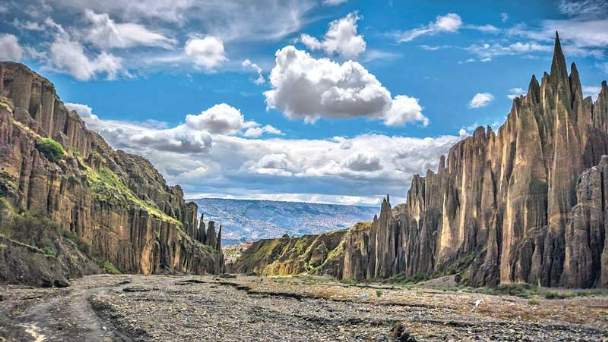
#> input picture images/animas.jpg, 608 x 342 px
$ python main.py   (older library calls are emulated)
#> lines starting #> are read from the running program, lines starting #| are printed output that depends on the picture
### ImageStorage.py
import cv2


class ImageStorage:

    @staticmethod
    def read_image(path_img):
        """Leer una imagen desde el disco y devolver in objeto imagen"""
#> called with path_img = 'images/animas.jpg'
        if isinstance(path_img, str):
            try:
                img = cv2.imread(path_img)
#> img is the input picture: shape (342, 608, 3); mean B, G, R 147.3, 137.6, 123.2
            except:
                print("<<<<< Error de Path >>>>>")
            return img
        else:
            print("formato no valido")
            return None

    @staticmethod
    def save_img(img, name_img):
        # write image on disk
        # escribir validador de string, regex, validar que un string termine en jpg
        name_img = name_img + ".jpg"
        cv2.imwrite(name_img, img)

### ImageGray.py
import cv2


class ImageGray:

    @classmethod
    def img_to_gray_scale(self,img):
        """Recibe un objeto imagen y devuleve la imagen en blanco y negro"""
        gray_img = cv2.cvtColor(img, cv2.COLOR_BGR2GRAY)
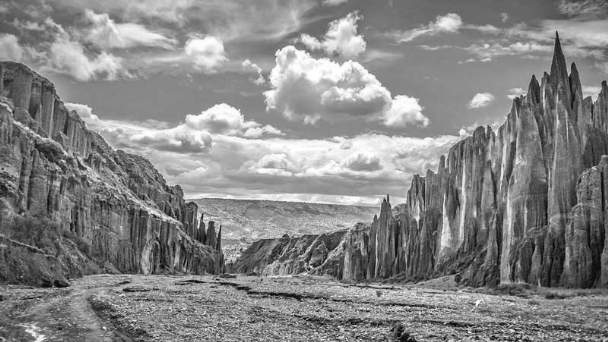
#> gray_img: shape (342, 608); min 0, max 255, mean 134.4
        return gray_img

### ImageSize.py

import cv2


class ImageSize:


    @classmethod
    def img_change_size(self,img):

        size_img = cv2.resize(img,(int(220),int(100)))
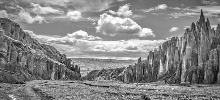
#> size_img: shape (100, 220); min 7, max 255, mean 134.4
        return size_img

### ImageDetection.py
import numpy as np
import argparse
import glob
import cv2


class ImageDetection:
	@classmethod
	def valor_Inf(self):
		sigma = 0.30
		infe = int(max(0, (1.0 - sigma)))
		return infe

	@classmethod
	def valor_Sup(self):
		sigma = 0.30
		sup = int(min(255, (1.0 + sigma)))
		return sup

	@classmethod
	def detection(self,imag):
		sigma = 0.30
		mediana_intensidades_pixls = np.median(imag)
#> mediana_intensidades_pixls = 134
		inferior = self.valor_Inf() * (mediana_intensidades_pixls)
#> inferior = 0
		superior = self.valor_Sup() * (mediana_intensidades_pixls)
#> superior = 134
		imag_detect = cv2.Canny(imag, inferior, superior)
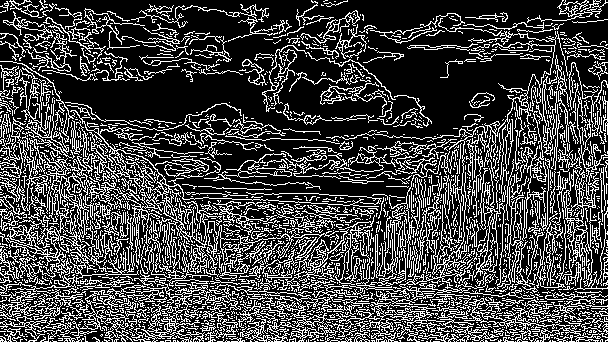
#> imag_detect: shape (342, 608); 27% white in thin lines or dots
		return imag_detect

### ImageBlur.py
import cv2


class ImageBlur:

    @classmethod
    def img_to_blur(self,img):
        blur_image = cv2.GaussianBlur(img, (5, 5), 0)
        return blur_image

### ImageLaplacian.py
import cv2


class ImageLaplacian:
    @classmethod
    def imag_to_laplacian(self,img):
        laplacia = cv2.Laplacian(img, cv2.CV_64F)
#> in save_img (call 5), `cv2.imwrite(name_img, img)`:
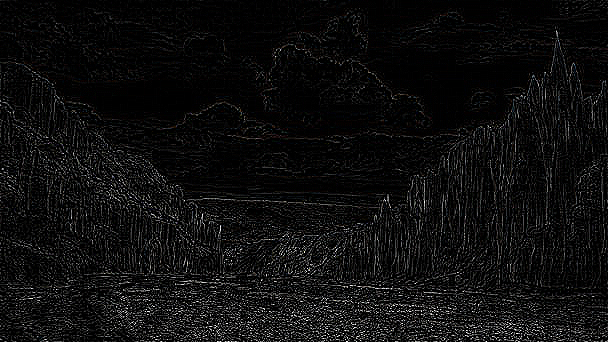
#> saved as animalap.jpg: shape (342, 608, 3); mean B, G, R 14.3, 14.3, 14.4
        return laplacia

### ImageSobelx.py
import cv2


class ImageSobelx:
    @classmethod
    def imag_to_sobelx(self,img):
        sobelx = cv2.Sobel(img, cv2.CV_64F, 1, 0, ksize=5)
#> in save_img (call 6), `cv2.imwrite(name_img, img)`:
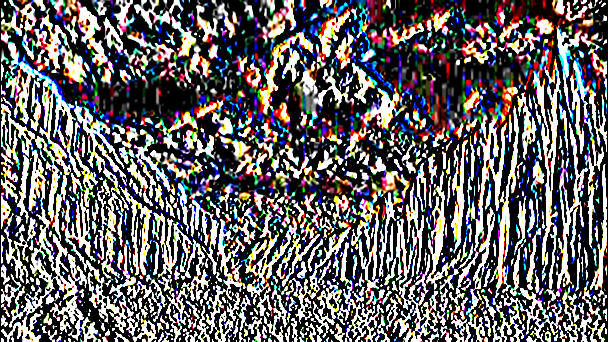
#> saved as animasobelx.jpg: shape (342, 608, 3); mean B, G, R 98.7, 97.8, 100.8
        return sobelx

### ImageSobely.py
import cv2


class ImageSobely:
    @classmethod
    def imag_to_sobely(self,img):
        sobely = cv2.Sobel(img, cv2.CV_64F, 0, 1, ksize=5)
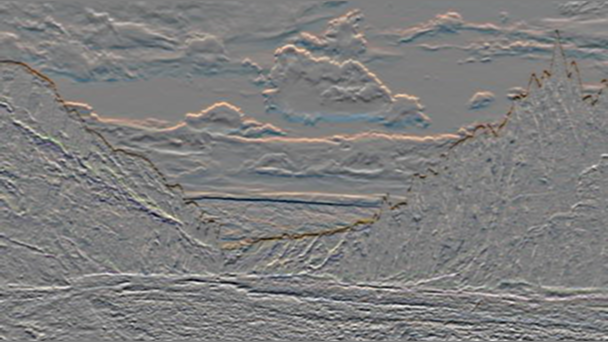
#> sobely: shape (342, 608, 3) float64; mean B, G, R -23.9, -7, 12; drawn with min black and max white
        return sobely

### main.py

from ImageStorage import ImageStorage
from ImageGray import ImageGray
from ImageSize import ImageSize
from ImageDetection import ImageDetection
from ImageBlur import ImageBlur
from ImageLaplacian import ImageLaplacian
from ImageSobelx import ImageSobelx
from ImageSobely import ImageSobely


if __name__ == '__main__':
    # print(img.shape)
    img = ImageStorage.read_image("images/animas.jpg")
    img_gray = ImageGray.img_to_gray_scale(img)
    ImageStorage.save_img(img=img_gray,name_img="animasblack")
    print("<<<<<<<<<  La imagen se guardó exitosamente  >>>>>>>>>>>")
    img2 = ImageStorage.read_image("images/animas.jpg")
    img_size = ImageSize.img_change_size(img_gray)
    ImageStorage.save_img(img= img_size, name_img="animassize")
    print("<<<<<<<<<  La imagen se guardó exitosamente  >>>>>>>>>>>")
    img3 = ImageStorage.read_image("images/animas.jpg")
    img_detect = ImageDetection.detection(img)
    ImageStorage.save_img(img=img_detect, name_img="animadetect")
    print("<<<<<<<<<  La imagen se guardó exitosamente  >>>>>>>>>>>")
    img4 = ImageStorage.read_image("images/animas.jpg")
    img_blur = ImageBlur.img_to_blur(img)
    ImageStorage.save_img(img=img_blur, name_img="animablur")
    print("<<<<<<<<<  La imagen se guardó exitosamente  >>>>>>>>>>>")
    img5 = ImageStorage.read_image("images/animas.jpg")
    imag_laplac =ImageLaplacian.imag_to_laplacian(img)
    ImageStorage.save_img(img=imag_laplac, name_img="animalap")
    print("<<<<<<<<<  La imagen se guardó exitosamente  >>>>>>>>>>>")
    img6 = ImageStorage.read_image("images/animas.jpg")
    imag_sobelx = ImageSobelx.imag_to_sobelx(img)
    ImageStorage.save_img(img=imag_sobelx, name_img="animasobelx")
    print("<<<<<<<<<  La imagen se guardó exitosamente  >>>>>>>>>>>")
    img7 = ImageStorage.read_image("images/animas.jpg")
    imag_sobely = ImageSobely.imag_to_sobely(img)
    ImageStorage.save_img(img=imag_sobely, name_img="animasobely")
#> in save_img (call 7), `cv2.imwrite(name_img, img)`:
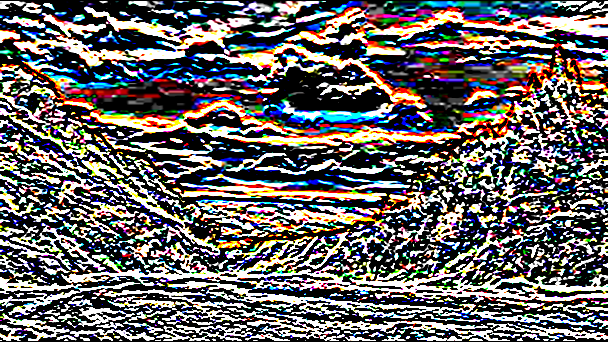
#> saved as animasobely.jpg: shape (342, 608, 3); mean B, G, R 100, 100.2, 103.4
    print("<<<<<<<<<  La imagen se guardó exitosamente  >>>>>>>>>>>")
